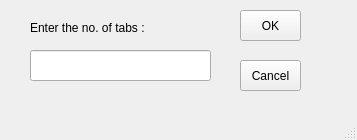
<?xml version="1.0" encoding="UTF-8"?>
<ui version="4.0">
 <class>MainWindow</class>
 <widget class="QMainWindow" name="MainWindow">
  <property name="geometry">
   <rect>
    <x>0</x>
    <y>0</y>
    <width>357</width>
    <height>140</height>
   </rect>
  </property>
  <property name="windowTitle">
   <string>MainWindow</string>
  </property>
  <widget class="QWidget" name="centralwidget">
   <widget class="QPushButton" name="pushButton">
    <property name="geometry">
     <rect>
      <x>240</x>
      <y>10</y>
      <width>61</width>
      <height>31</height>
     </rect>
    </property>
    <property name="text">
     <string>OK</string>
    </property>
   </widget>
   <widget class="QPushButton" name="pushButton_2">
    <property name="geometry">
     <rect>
      <x>240</x>
      <y>60</y>
      <width>61</width>
      <height>31</height>
     </rect>
    </property>
    <property name="text">
     <string>Cancel</string>
    </property>
   </widget>
   <widget class="QLabel" name="label">
    <property name="geometry">
     <rect>
      <x>30</x>
      <y>20</y>
      <width>171</width>
      <height>16</height>
     </rect>
    </property>
    <property name="text">
     <string>Enter the no. of tabs :</string>
    </property>
   </widget>
   <widget class="QLineEdit" name="lineEdit">
    <property name="geometry">
     <rect>
      <x>30</x>
      <y>50</y>
      <width>181</width>
      <height>31</height>
     </rect>
    </property>
   </widget>
  </widget>
  <widget class="QMenuBar" name="menubar">
   <property name="geometry">
    <rect>
     <x>0</x>
     <y>0</y>
     <width>357</width>
     <height>18</height>
    </rect>
   </property>
  </widget>
  <widget class="QStatusBar" name="statusbar"/>
 </widget>
 <resources/>
 <connections/>
</ui>
